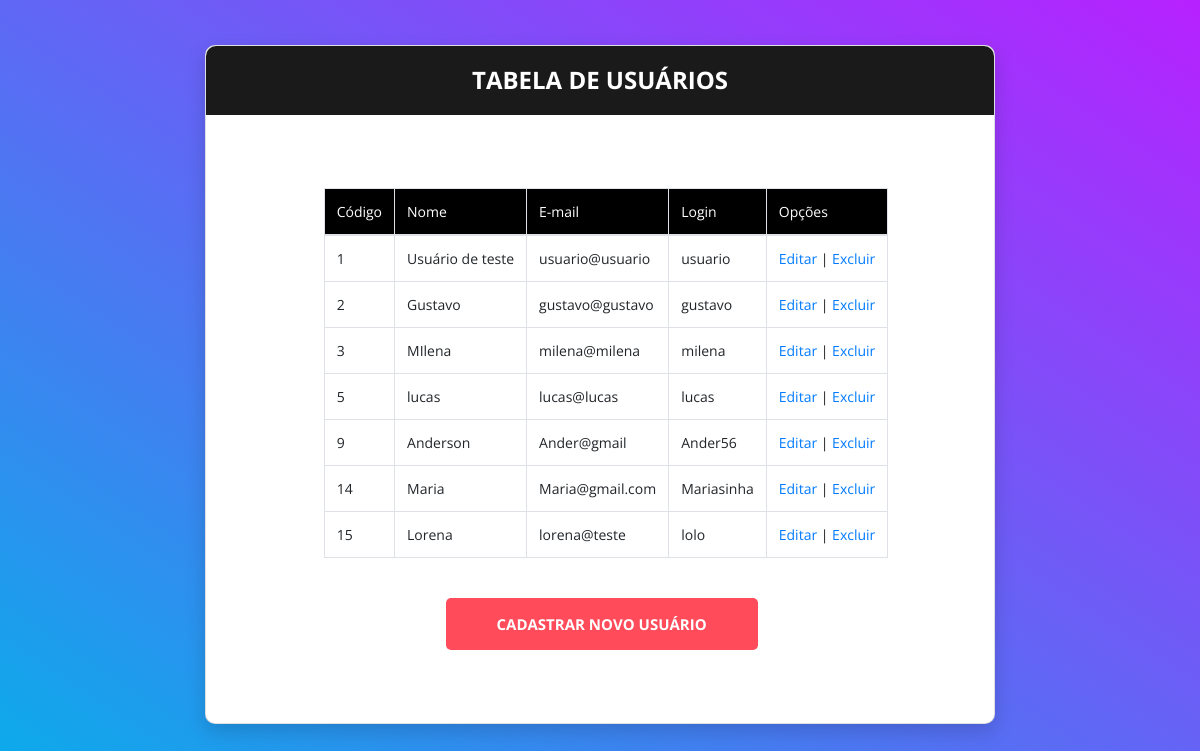
/tabela.php, run on the app's committed database.
### tables this page shows
CREATE TABLE "usuario" (
	"codigo"	INTEGER PRIMARY KEY AUTOINCREMENT,
	"nome"	varchar(60) NOT NULL,
	"email"	varchar(100),
	"login"	varchar(60) NOT NULL,
	"senha"	varchar(100) NOT NULL
);

### Classes/Conexao.php (called while the page is built, shortened)
<?php
class Conexao {
    public static function getConexao() {
        $caminhoDoArquivo = "sqlite/site.db";
        $con = new \PDO("sqlite:" . $caminhoDoArquivo);
        return $con;
    }
}

### Classes/Usuario.php (called while the page is built, shortened)
<?php
require 'Conexao.php';
class Usuario {
    private $conexao;
    public function __construct() {
        $this->conexao = Conexao::getConexao();
    }
    public function listar() {
        $sql = "select codigo, nome, email, login from usuario;";
        $q = $this->conexao->prepare($sql);
        $q->execute();
        return $q;
    }
}
?>

### tabela.php (the view, shortened to what this page needs)
<?php
require './Classes/Usuario.php';
$usu = new Usuario();
$usuarios = $usu->listar();
?>
<!DOCTYPE html>
<html>
    <head>
        <link href="css/bootstrap.min.css" rel="stylesheet" type="text/css">
        <link href="css/container_back.css" rel="stylesheet" type="text/css">
        <link href="style/estiloCSS.css" rel="stylesheet" type="text/css"/>
        <link href="vendor/mdi-font/css/material-design-iconic-font.min.css" rel="stylesheet" media="all">
        <link href="vendor/font-awesome-4.7/css/font-awesome.min.css" rel="stylesheet" media="all">
        <link href="vendor/select2/select2.min.css" rel="stylesheet" media="all">
        <link href="vendor/datepicker/daterangepicker.css" rel="stylesheet" media="all">
        <link href="css/main.css" rel="stylesheet" media="all">
    </head>
    <body class="corfundo">
        <div class="page-wrapper bg-gra-03 p-t-45 p-b-50">
            <div class="wrapper wrapper--w790">
                <div class="card card-5">
                    <div class="card-heading">
                        <h1 class="title">Tabela de Usuários</h1>
                    </div>
                    <div class="card-body">
                        <br/>
                        <div class="form-row">
                            <div class="tabela">
                            <table class="table table-bordered d-table-row">
                                <thead class="cabeca">
                                    <tr>
                                        <td>Código</td>
                                        <td>Nome</td>
                                        <td>E-mail</td>
                                        <td>Login</td>
                                        <td>Opções</td>
                                    </tr>
                                <tbody>
                                    <?php foreach ($usuarios as $index => $usuario) { ?>
                                        <tr>
                                            <td><?php echo $usuario ['codigo']; ?></td>
                                            <td><?php echo $usuario ['nome']; ?></td>
                                            <td><?php echo $usuario ['email']; ?></td>
                                            <td><?php echo $usuario ['login']; ?></td>
                                            <td>
                                                <a href="editar.php?codigo=<?php echo $usuario['codigo']; ?>&editar">Editar</a> |
                                                <a href="eliminar.php?codigo=<?php echo $usuario['codigo']; ?>&excluir">Excluir</a>
                                            </td>
                                        </tr>
                                    <?php } ?>
                                </tbody>
                            </table>
                        </div>
                        </div>
                        <div>
                            <a href="index.php"><button class="btn btn--radius-2 btn--red botaoCadastrarNovo" type="submit" class="btn btn-primary" id="cadastrar" name="cadastrar" >Cadastrar novo usuário</button></a>
                        </div>
                    </div>
                </div>
            </div>
        </div>
    </body>
</html>

### style/estiloCSS.css (style rules this page uses)
.cabeca { background: black; color: #ffffff; }
.tabela { margin-left: 6%; }
.botaoCadastrarNovo { margin-left: 25%; }

### css/main.css (style rules this page uses)
.form-row { display: -webkit-box; display: -webkit-flex; display: -moz-box; display: -ms-flexbox; display: flex; -webkit-flex-wrap: wrap; -ms-flex-wrap: wrap; flex-wrap: wrap; -webkit-box-align: center; -webkit-align-items: center; -moz-box-align: center; -ms-flex-align: center; align-items: center; margin-bottom: 40px; }
html { -webkit-box-sizing: border-box; -moz-box-sizing: border-box; box-sizing: border-box; }
* { padding: 0; margin: 0; }
*, *:before, *:after { -webkit-box-sizing: inherit; -moz-box-sizing: inherit; box-sizing: inherit; }
body, h1, h2, h3, h4, h5, h6, blockquote, p, pre, dl, dd, ol, ul, figure, hr, fieldset, legend { margin: 0; padding: 0; }
table { border-collapse: collapse; border-spacing: 0; }
button { outline: none; background: none; border: none; }
.page-wrapper { min-height: 100vh; }
body { font-family: "Open Sans", "Arial", "Helvetica Neue", sans-serif; font-weight: 400; font-size: 14px; }
h1, h2, h3, h4, h5, h6 { font-weight: 400; }
h1 { font-size: 36px; }
.bg-gra-03 { background: -webkit-gradient(linear, left bottom, right top, from(#08aeea), to(#b721ff)); background: -webkit-linear-gradient(bottom left, #08aeea 0%, #b721ff 100%); background: -moz-linear-gradient(bottom left, #08aeea 0%, #b721ff 100%); background: -o-linear-gradient(bottom left, #08aeea 0%, #b721ff 100%); background: linear-gradient(to top right, #08aeea 0%, #b721ff 100%); }
.p-t-45 { padding-top: 45px; }
.p-b-50 { padding-bottom: 50px; }
.wrapper { margin: 0 auto; }
.wrapper--w790 { max-width: 790px; }
.btn { display: inline-block; line-height: 50px; padding: 0 50px; -webkit-transition: all 0.4s ease; -o-transition: all 0.4s ease; -moz-transition: all 0.4s ease; transition: all 0.4s ease; cursor: pointer; font-size: 15px; text-transform: uppercase; font-weight: 700; color: #fff; font-family: inherit; }
.btn--radius-2 { -webkit-border-radius: 5px; -moz-border-radius: 5px; border-radius: 5px; }
.btn--red { background: #ff4b5a; }
.title { font-size: 24px; text-transform: uppercase; font-weight: 700; text-align: center; color: #fff; }
.card { -webkit-border-radius: 3px; -moz-border-radius: 3px; border-radius: 3px; background: #fff; }
.card-5 { background: #fff; -webkit-border-radius: 10px; -moz-border-radius: 10px; border-radius: 10px; -webkit-box-shadow: 0px 8px 20px 0px rgba(0, 0, 0, 0.15); -moz-box-shadow: 0px 8px 20px 0px rgba(0, 0, 0, 0.15); box-shadow: 0px 8px 20px 0px rgba(0, 0, 0, 0.15); }
.card-5 .card-heading { padding: 20px 0; background: #1a1a1a; -webkit-border-top-left-radius: 10px; -moz-border-radius-topleft: 10px; border-top-left-radius: 10px; -webkit-border-top-right-radius: 10px; -moz-border-radius-topright: 10px; border-top-right-radius: 10px; }
.card-5 .card-body { padding: 52px 85px; padding-bottom: 73px; }

### data on the page
usuario: codigo "1", nome "Usuário de teste", email "usuario@usuario", login "usuario"
usuario: codigo "2", nome "Gustavo", email "gustavo@gustavo", login "gustavo"
usuario: codigo "3", nome "MIlena", email "milena@milena", login "milena"
usuario: codigo "5", nome "lucas", email "lucas@lucas", login "lucas"
usuario: codigo "9", nome "Anderson", email "Ander@gmail", login "Ander56"
usuario: codigo "14", nome "Maria", email "Maria@gmail.com", login "Mariasinha"
usuario: codigo "15", nome "Lorena", email "lorena@teste", login "lolo"
